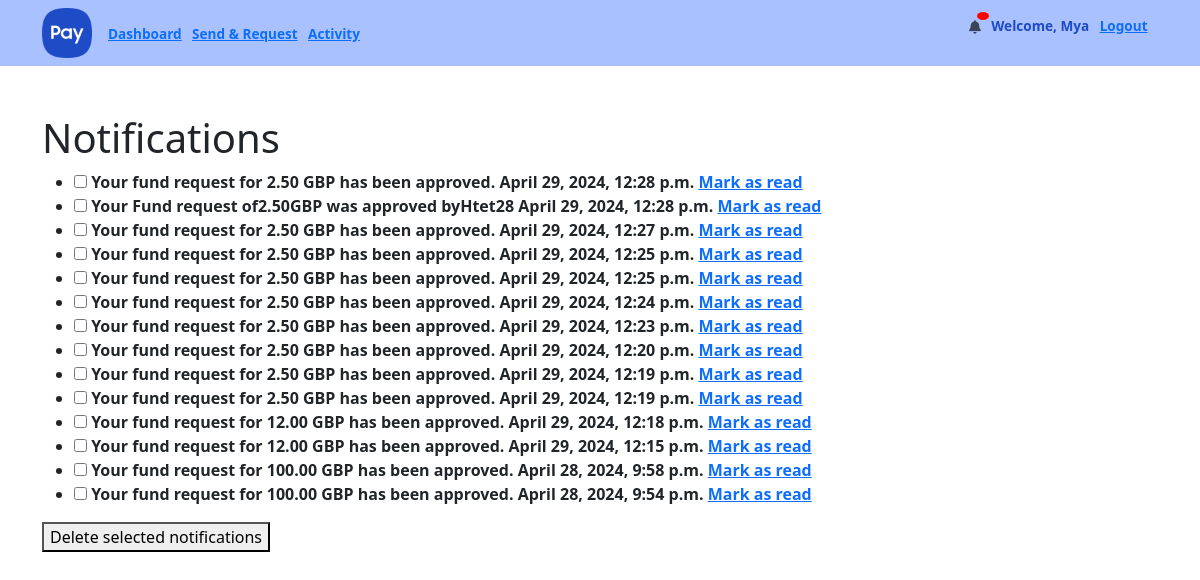
Page /webapps2024/notifications/notification_list/ (signed in) on the earlier database version.
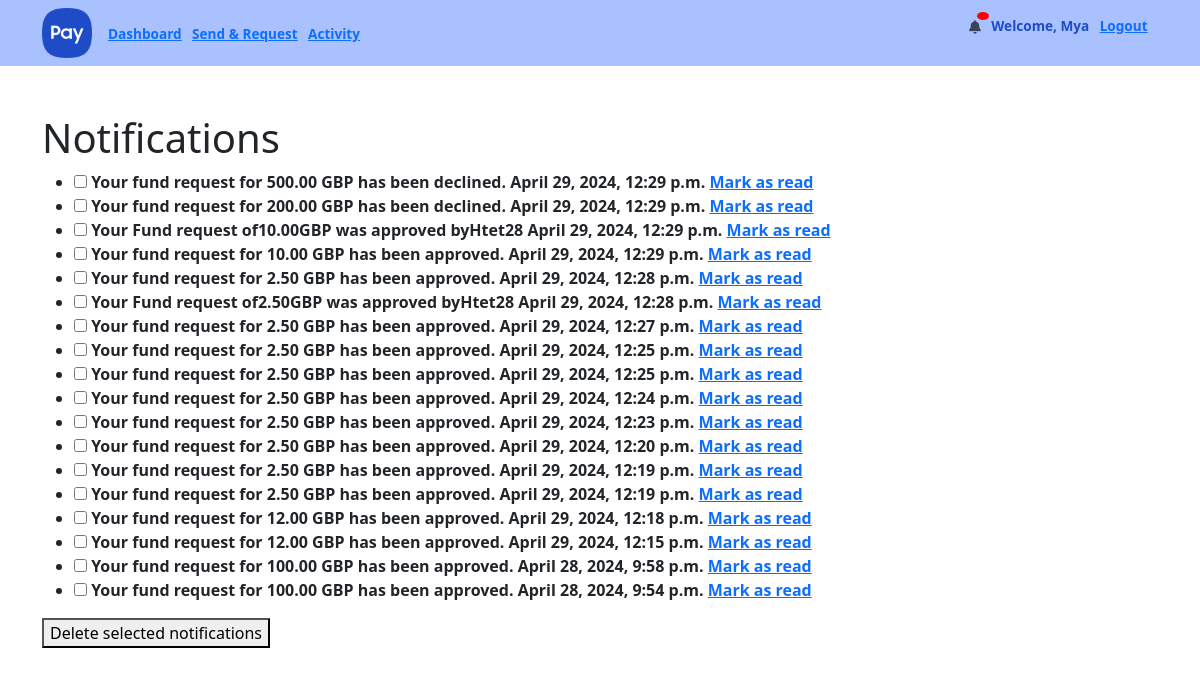
Same page on the later database version.
### notifications/models.py (models this page shows, shortened)
class Notification(models.Model):
    objects = None
    recipient = models.ForeignKey(User, on_delete=models.CASCADE)
    message = models.CharField(max_length=255)
    timestamp = models.DateTimeField(auto_now_add=True)
    is_read = models.BooleanField(default=False)
    class Meta:
        ordering = ['-timestamp']

### notifications/views.py (the view)
# urls.py: path("notification_list/", views.notification_list, name="notification_list"),
@login_required(login_url='login')
def notification_list(request):
    notifications = list(Notification.objects.filter(recipient=request.user).order_by('-timestamp'))
    context = {'notifications': notifications}
    return render(request, 'notifications/notification_list.html', context)

### templates/notifications/notification_list.html (shortened to what this page needs)
{% extends 'main/base.html' %}
{% block content %}
<h1>Notifications</h1>
{% if notifications %}
<form id="notification-form" method="post" action="{% url 'notifications:notification_delete_multiple' %}">
    <ul>
        {% for notification in notifications %}
        <li{% if not notification.is_read %} class="unread"{% endif %}>
        <input type="checkbox" name="selected_notifications" value="{{ notification.id }}" id="checkbox_{{ notification.id }}">
        <label for="checkbox_{{ notification.id }}">
            <strong>{{ notification.message }}</strong>
            <span class="timestamp">{{ notification.timestamp }}</span>
        </label>
        {% if not notification.is_read %}
        <a href="{% url 'notifications:notification_mark_read' notification.pk %}">Mark as read</a>
        {% else %}
        <span class="read">Read</span>
        {% endif %}
        </li>
        {% endfor %}
    </ul>
    <button type="submit">Delete selected notifications</button>
</form>
{% else %}
<p>No notifications.</p>
{% endif %}
{% endblock %}

Differences in the rows shown:
added Notification: message "Your fund request for 500.00 GBP has been declined.", timestamp "April 29, 2024, 12:29 p.m.", is_read "Mark as read"
added Notification: message "Your fund request for 200.00 GBP has been declined.", timestamp "April 29, 2024, 12:29 p.m.", is_read "Mark as read"
added Notification: message "Your Fund request of10.00GBP was approved byHtet28", timestamp "April 29, 2024, 12:29 p.m.", is_read "Mark as read"
added Notification: message "Your fund request for 10.00 GBP has been approved.", timestamp "April 29, 2024, 12:29 p.m.", is_read "Mark as read"
